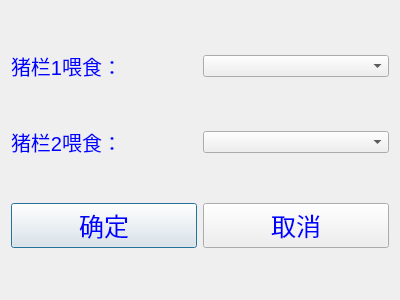
<?xml version="1.0" encoding="UTF-8"?>
<ui version="4.0">
 <class>feed</class>
 <widget class="QDialog" name="feed">
  <property name="geometry">
   <rect>
    <x>0</x>
    <y>0</y>
    <width>400</width>
    <height>300</height>
   </rect>
  </property>
  <property name="windowTitle">
   <string>Dialog</string>
  </property>
  <property name="styleSheet">
   <string notr="true">#feed{border-image: url(:/pig/pigPos.jpg);}
</string>
  </property>
  <layout class="QGridLayout" name="gridLayout">
   <item row="0" column="0">
    <layout class="QHBoxLayout" name="horizontalLayout_2">
     <item>
      <widget class="QLabel" name="label">
       <property name="styleSheet">
        <string notr="true">QLabel
{
color:blue;
font: 11pt &quot;方正舒体&quot;;
font-size:20px
}</string>
       </property>
       <property name="text">
        <string>猪栏1喂食：</string>
       </property>
      </widget>
     </item>
     <item>
      <widget class="QComboBox" name="comboBox">
       <property name="styleSheet">
        <string notr="true">font: 11pt &quot;站酷小薇LOGO体&quot;;</string>
       </property>
      </widget>
     </item>
    </layout>
   </item>
   <item row="2" column="0">
    <layout class="QHBoxLayout" name="horizontalLayout_3">
     <item>
      <widget class="QPushButton" name="btnOk">
       <property name="styleSheet">
        <string notr="true">QPushButton
{
color:blue;
font: 11pt &quot;方正舒体&quot;;
font-size:25px
}
QPushButton:hover {
    background-color: #008cba;
    color: white;
}</string>
       </property>
       <property name="text">
        <string>确定</string>
       </property>
      </widget>
     </item>
     <item>
      <widget class="QPushButton" name="btnCancel">
       <property name="styleSheet">
        <string notr="true">QPushButton
{
color:blue;
font: 11pt &quot;方正舒体&quot;;
font-size:25px
}
QPushButton:hover {
    background-color: #008cba;
    color: white;
}</string>
       </property>
       <property name="text">
        <string>取消</string>
       </property>
      </widget>
     </item>
    </layout>
   </item>
   <item row="1" column="0">
    <layout class="QHBoxLayout" name="horizontalLayout">
     <item>
      <widget class="QLabel" name="label_2">
       <property name="styleSheet">
        <string notr="true">QLabel
{
color:blue;
font: 11pt &quot;方正舒体&quot;;
font-size:20px
}</string>
       </property>
       <property name="text">
        <string>猪栏2喂食：</string>
       </property>
      </widget>
     </item>
     <item>
      <widget class="QComboBox" name="comboBox_2">
       <property name="styleSheet">
        <string notr="true">font: 11pt &quot;站酷小薇LOGO体&quot;;</string>
       </property>
      </widget>
     </item>
    </layout>
   </item>
  </layout>
 </widget>
 <resources/>
 <connections/>
</ui>
